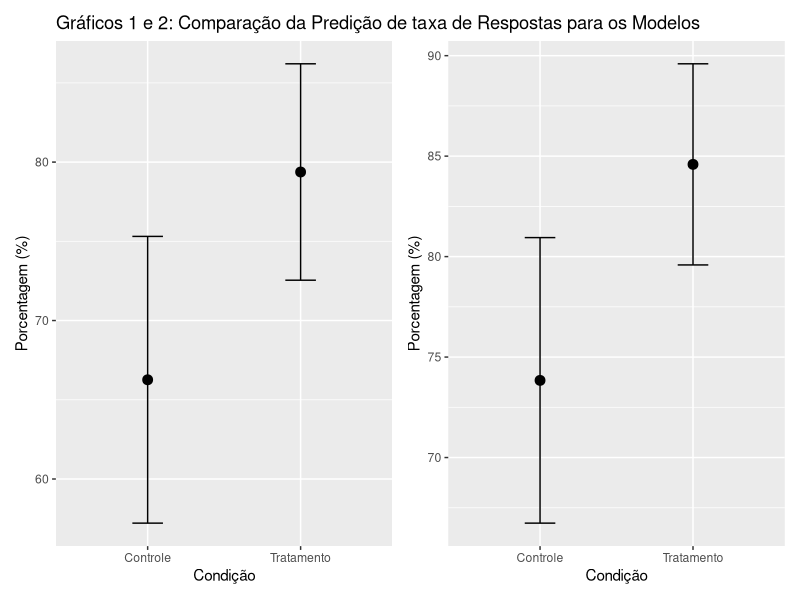
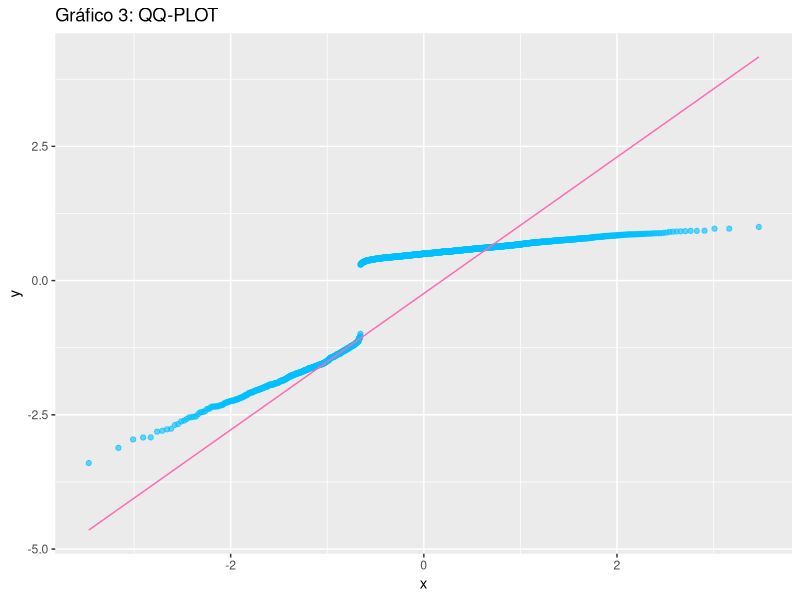
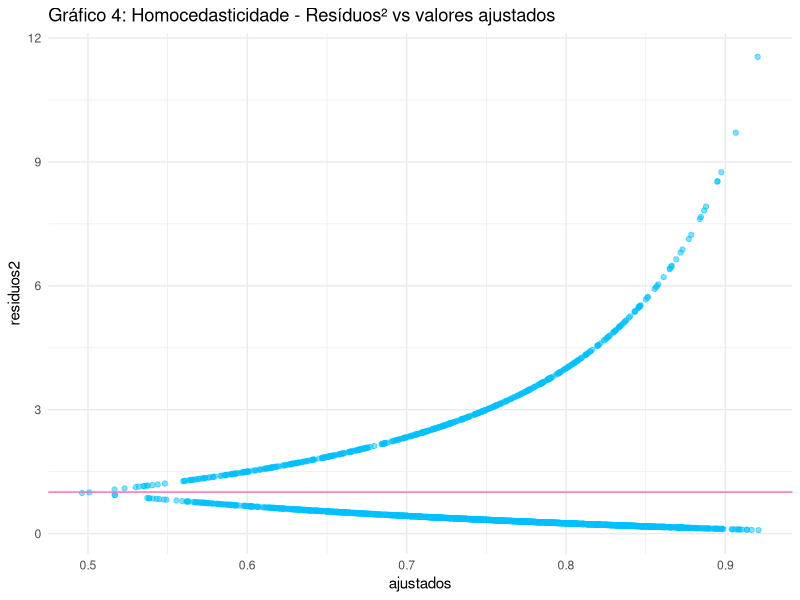

Write the R code that produced these figures, in order.
## ---- chunk 1
library(haven)
library(dplyr)
library(broom)
#install.packages("ggplot2")
library(ggplot2)
#install.packages("patchwork")
library(patchwork)
## ---- chunk 2
cidades_paulistas <- read_sav("2.BD_CausalidadeReversa_PesquisasCidadesPaulistas.sav")
#limpeza de dados
cidades_paulistas <- cidades_paulistas %>%
  mutate(across(where(is.character), ~ na_if(., ""))) %>%   
  mutate(across(where(is.character), ~ na_if(., " "))) %>%   
  mutate(across(where(is.character), ~ na_if(., "  ")))

experimento_1 <- cidades_paulistas %>%
  select(
    #autoposicionamento ideológico
    right, #é de direita? 
    left, #é de esquerda?
    l1_rec, #é de direita, esquerda ou centro?
    l1_missing, #se autoposicionou na escala?
    l1_nomi, #qual valor se encontra na escala esquerda-direita?
    #avaliacao do presidente
    m1_cat, #qual valor numérico atribui a avaliação do presidente
    m1_recode, # descrição verbal da avaliação
    #tratamento
    treatment, #é do grupo Tratamento ou Controle?
    #informações sociodemográficas
    female, #sexo ou gênero
    age, # idade
    educ_cat, # nível de escolaridade
    income_cat, #renda
    #cidade
    city, # cidade
  ) %>%
  rename(
    answered = l1_missing,
    l1_cat = l1_nomi,
    l1_desc = l1_rec
  ) %>%
  mutate(
    id=row_number(),
    treatment=factor(treatment),
    age=as.integer(age)
  )
## ---- chunk 3
unique(experimento_1$city)
xp_1_fltr <- subset(experimento_1, city != "Santos")
glimpse(xp_1_fltr)
## ---- chunk 4
xp_1_fltr <- xp_1_fltr %>%
  mutate(
    treatment=relevel(treatment, ref="Control")
  )
## ---- chunk 5
modelo_1a <- glm(answered ~ treatment + city + income_cat + educ_cat + age + female + m1_cat,
                     data=xp_1_fltr,
                     family=binomial(link= "logit"))

summary_md1a <- summary(modelo_1a)

#visualização em tabela
summary_md1a<- as.data.frame(summary_md1a$coefficients)
summary_md1a <- round(summary_md1a, 3)
tabela_md1a <- summary_md1a[
  c("(Intercept)", "treatmentTreatment"),
  c("Estimate", "Std. Error")
]

knitr::kable(tabela_md1a,
             caption = "Tabela 1: Tabela de coeficientes da Taxa de Respostas com a variável Renda")

## ---- chunk 6
modelo_1b <- glm(
  answered ~ treatment + city + educ_cat + age + female + m1_cat,
  data=xp_1_fltr,
  family=binomial(link= "logit"))

summary_md1b <- summary(modelo_1b)
## ---- chunk 7
summary_md1b <-as.data.frame(summary_md1b$coefficients)
summary_md1b <- round(summary_md1b, 3)

summary_md1a$Signif<-cut(
  summary_md1a$`Pr(>|z|)`,
  breaks = c(-Inf, 0.001, 0.01, 0.05, 0.1, Inf),
  labels=c("***", "**", "*", ".", "")
)
summary_md1b$Signif<-cut(
  summary_md1b$`Pr(>|z|)`,
  breaks = c(-Inf, 0.001, 0.01, 0.05, 0.1, Inf),
  labels=c("***", "**", "*", ".", "")
)

tabela_comp_taxa_resp <- rbind(
  "Controle – Sem renda" = summary_md1b["(Intercept)", c("Estimate", "Std. Error", "Signif")],
  "Tratamento – Sem renda" = summary_md1b["treatmentTreatment", c("Estimate", "Std. Error", "Signif")],
  "Controle – Com renda" = summary_md1a["(Intercept)", c("Estimate", "Std. Error", "Signif")],
  "Tratamento – Com renda" = summary_md1a["treatmentTreatment", c("Estimate", "Std. Error", "Signif")]
)

knitr::kable(tabela_comp_taxa_resp,
             caption = "Tabela 2: Tabela de coeficientes da Taxa de Respostas comparando modelos com e sem a variável Renda")
## ---- chunk 8
#encontrar moda da renda
moda_renda <- names(
  sort(
    table(xp_1_fltr$income_cat),
    decreasing = TRUE
  )
)[1]

#definir persona
persona <- data.frame(
  female = rep('Mulher',2),
  age=rep(40,2),
  city=rep('Guarujá', 2),
  educ_cat=rep('Superior incompleto ou mais', 2),
  m1_cat=rep(3, 2),
  treatment = c('Control', 'Treatment'),
  income_cat = rep(moda_renda, 2)
)

#Predição do modelo_1a: com renda
pred_1a <- predict(
  modelo_1a,
  newdata=persona,
  type="response",
  se.fit = TRUE
)

#retirar renda de persona
persona$income_cat<- NULL

#Predição do modelo_1b: sem renda
pred_md_1b <- predict(
  modelo_1b,
  newdata=persona,
  type="response",
  se.fit=TRUE,
)

#calcular intervalos das predições
ic_1a <- data.frame(
  Condicao = c("Controle", "Tratamento"),
  Porcentagem = pred_1a$fit * 100,
  Inferior = (pred_1a$fit - 1.96 * pred_1a$se.fit) * 100,
  Superior = (pred_1a$fit + 1.96 * pred_1a$se.fit) * 100
)

ic_1b <- data.frame(
  Condicao = c("Controle", "Tratamento"),
  Porcentagem = pred_md_1b$fit * 100,
  Inferior = (pred_md_1b$fit - 1.96 * pred_md_1b$se.fit) * 100,
  Superior = (pred_md_1b$fit + 1.96 * pred_md_1b$se.fit) * 100
)

#Representação Gráfica
g1a <- ggplot() +
  geom_point(
    data = ic_1a,
    aes(x = Condicao, y = Porcentagem),
    size = 3
  ) +
  geom_errorbar(
    data = ic_1a,
    aes(x = Condicao, ymin = Inferior, ymax = Superior),
    width = 0.2
  ) +
  labs(
    x = "Condição",
    y = "Porcentagem (%)",
    title = "Gráficos 1 e 2: Comparação da Predição de taxa de Respostas para os Modelos"
  )

g1b <- ggplot() +
  geom_point(
    data = ic_1b,
    aes(x = Condicao, y = Porcentagem),
    size = 3
  ) +
  geom_errorbar(
    data = ic_1b,
    aes(x = Condicao, ymin = Inferior, ymax = Superior),
    width = 0.2
  ) +
  labs(
    x = "Condição",
    y = "Porcentagem (%)",
    title = ""
  )

g1a+g1b
## ---- chunk 9
teste_balanco <- glm(
  treatment ~ city + income_cat + educ_cat + age + female + m1_cat,
  data=xp_1_fltr,
  family = binomial(link="logit")
)

balance_summary <- summary(teste_balanco)
balance_summary <-as.data.frame(balance_summary$coefficients)
balance_summary <- round(balance_summary, 3)
balance_summary$Signif<-cut(
  balance_summary$`Pr(>|z|)`,
  breaks = c(-Inf, 0.001, 0.01, 0.05, 0.1, Inf),
  labels=c("***", "**", "*", ".", "(não significante)")
)

balance_tabela <- balance_summary[
  ,
  
  c("Estimate", "Std. Error", "Signif")
]

knitr::kable(balance_tabela,
             caption = "Tabela 3: Teste de Balanço")
## ---- chunk 10
residuos <- modelo_1b %>%
  residuals(type="pearson")
## ---- chunk 11
ggplot(data=NULL, 
       aes(sample=residuos))+
  stat_qq(alpha=0.6,
          color="deepskyblue") +
  stat_qq_line(color="hotpink")+
  labs(title = "Gráfico 3: QQ-PLOT")
## ---- chunk 12
residuos2 <-residuos^2
ajustados <- fitted(modelo_1b)

df_homocedast <- data.frame(
  ajustados = ajustados,
  residuos2 = residuos2
)
  
  ggplot(df_homocedast, 
         aes(x = ajustados, y = residuos2)) +
    geom_point(alpha=0.5,
               color="deepskyblue") +
    geom_hline(yintercept = mean(df_homocedast$residuos2),
               color="hotpink")+
    labs(
      title = "Gráfico 4: Homocedasticidade - Resíduos² vs valores ajustados"
    ) +
    theme_minimal()

